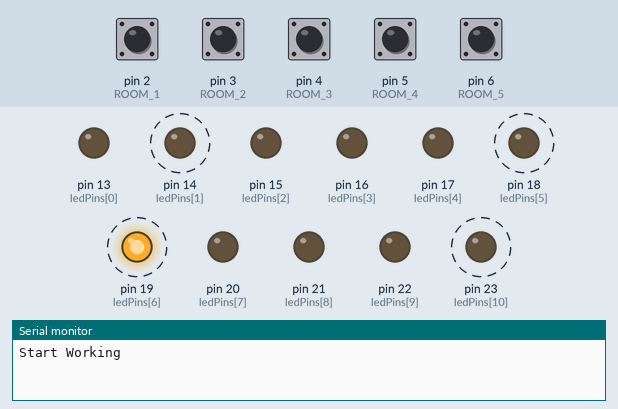
This sketch was run on a simulated Arduino Leonardo, built with avr-gcc and run on an emulated ATmega32U4. Parts: output pins drawn as LEDs (lit = HIGH), the last lines printed to the serial monitor. Dashed ring = blinking. The test bench sets the inputs (shaded band); at power-on: pin 2 (ROOM_1), pin 3 (ROOM_2), pin 4 (ROOM_3), pin 5 (ROOM_4), pin 6 (ROOM_5) HIGH.

Above: at 0.75 s.
1.3 s: pin 2 (ROOM_1) pulled LOW for 1 s
At 2.8 s:
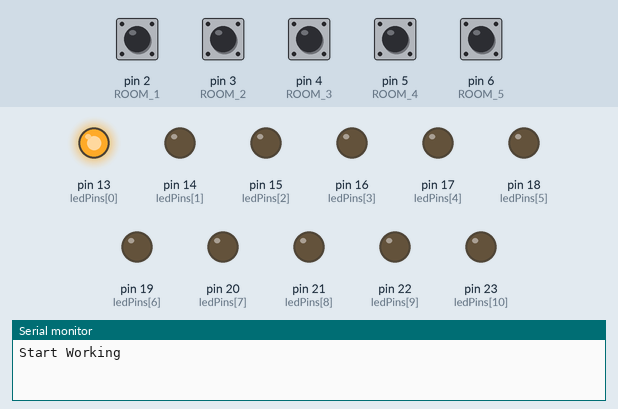
3.8 s: pin 4 (ROOM_3) pulled LOW for 0.25 s
At 4.26 s:
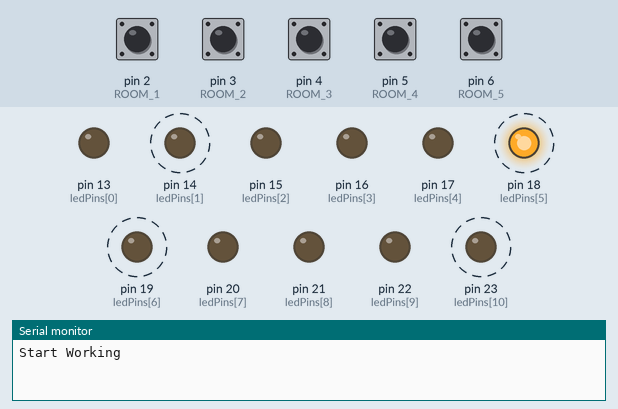
7.0 s: pin 3 (ROOM_2) pulled LOW for 0.25 s
At 8.6 s:
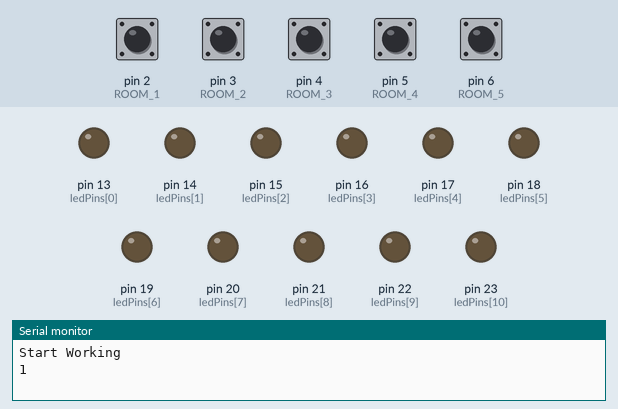
8.9 s: pin 4 (ROOM_3) pulled LOW for 1 s
At 9.06 s:
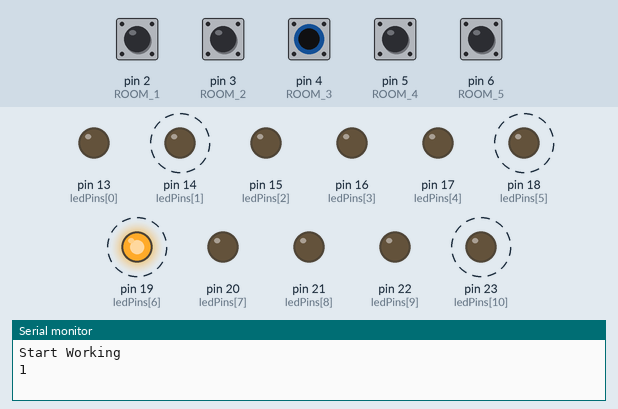
12.9 s: pin 2 (ROOM_1) pulled LOW for 0.25 s
At 14.5 s:
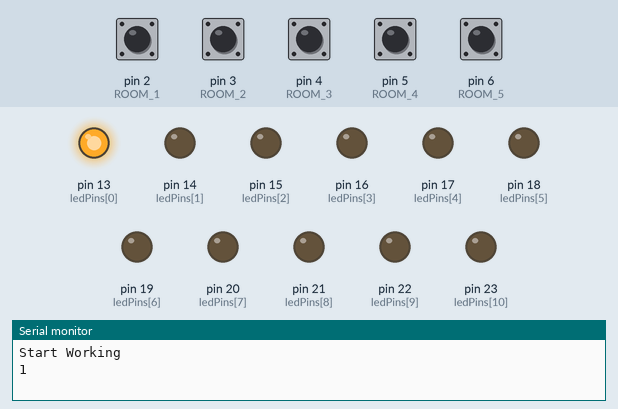
14.8 s: pin 5 (ROOM_4) pulled LOW for 0.25 s
At 15.3 s:
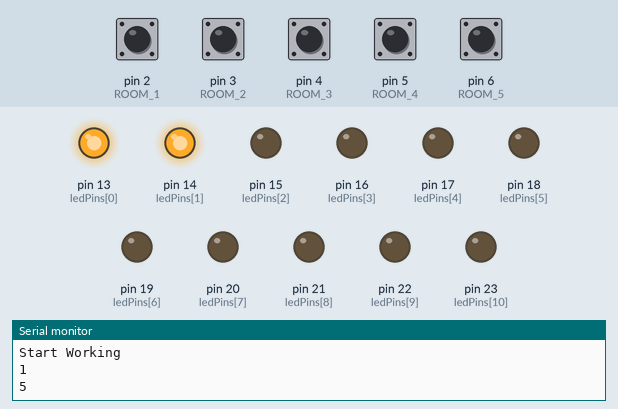
Timing chart, 0 to 17.5 s (numbered marks = the images above; inputs shaded):
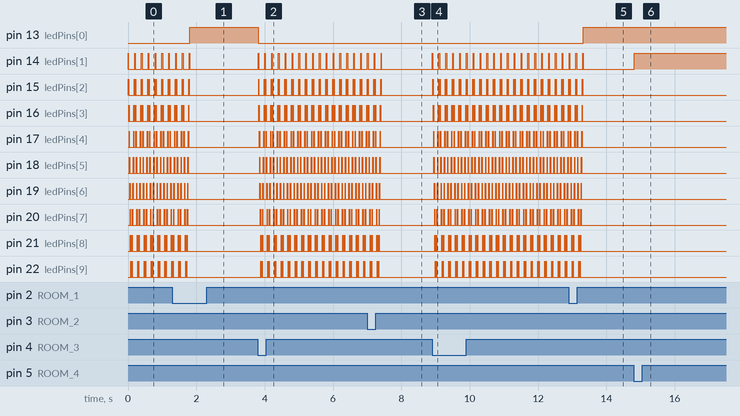

Measured:
- after the input at 1.3 s, pin 13 (ledPins[0]): LOW → HIGH after 0.50 s; pin 14 (ledPins[1]), pin 18 (ledPins[5]), pin 19 (ledPins[6]): goes on until 1.8 s, then stays LOW; pin 23 (ledPins[10]): goes on until 1.7 s, then stays LOW
- after the input at 3.8 s, pin 13 (ledPins[0]): HIGH → LOW at once; pin 14 (ledPins[1]): alternates HIGH for 0.02 s and LOW for 0.18 s, starting at once
- after the input at 7.0 s, pin 14 (ledPins[1]), pin 15 (ledPins[2]), pin 16 (ledPins[3]), pin 17 (ledPins[4]), pin 18 (ledPins[5]), pin 19 (ledPins[6]), pin 20 (ledPins[7]): goes on until 7.4 s, then stays LOW; pin 21 (ledPins[8]), pin 22 (ledPins[9]), pin 23 (ledPins[10]): goes on until 7.3 s, then stays LOW
- after the input at 8.9 s, pin 14 (ledPins[1]): alternates HIGH for 0.02 s and LOW for 0.18 s, starting at once; pin 15 (ledPins[2]): LOW → HIGH at once, then repeats every 0.20 s: LOW 0.16 s, HIGH 0.01 s, LOW 0.02 s, HIGH 0.01 s
- after the input at 12.9 s, pin 13 (ledPins[0]): LOW → HIGH after 0.42 s; pin 14 (ledPins[1]): goes on until 13.3 s, then stays LOW
- after the input at 14.8 s, pin 14 (ledPins[1]): LOW → HIGH at once
- by itself, pin 14 (ledPins[1]), pin 23 (ledPins[10]): alternates HIGH for 0.02 s and LOW for 0.18 s
- by itself, pin 15 (ledPins[2]): repeats every 0.20 s: LOW 0.02 s, HIGH 0.01 s, LOW 0.16 s, HIGH 0.01 s, until it stays LOW from 1.8 s

The sketch:

AutoMouse.ino
```cpp
#include <Bounce.h>
#include "Keyboard.h"
int ledPins[] = {13, 14, 15, 16, 17, 18, 19, 20, 21, 22, 23};
int pinCount = 11;
int ROOM_STATE = 0;
int timer = 0;
int led = 0;
Bounce ROOM_1 = Bounce(2, 10);
Bounce ROOM_2 = Bounce(3, 10);
Bounce ROOM_3 = Bounce(4, 10);
Bounce ROOM_4 = Bounce(5, 10);
Bounce ROOM_5 = Bounce(6, 10);
unsigned long previousmicros = 0;


void setup() {
  Serial.begin(9600);
  Serial.println("Start Working");
  Mouse.screenSize(1920, 1080);
  pinMode(2, INPUT_PULLUP);
  pinMode(3, INPUT_PULLUP);
  pinMode(4, INPUT_PULLUP);
  pinMode(5, INPUT_PULLUP);
  pinMode(6, INPUT_PULLUP);
  for (int thisPin = 0; thisPin < pinCount; thisPin++) {
    pinMode(ledPins[thisPin], OUTPUT);
  }
}

int i = 1;

void loop() {
  unsigned long currentmicros = millis();
  ROOM_1.update();
  ROOM_2.update();
  ROOM_3.update();
  ROOM_4.update();
  ROOM_5.update();

  if (ROOM_STATE == 0) {//START
    State0();
  }
  if (ROOM_STATE == 1) {//READY
    State1();
  }
  if (ROOM_STATE == 5) {//ROOM_GREEN 5/6 ห้อง
    State5();
  }

  //---------------------------------------------------------------------------------//

  if (ROOM_1.fallingEdge()) {
    ROOM_STATE = 1;
  }
  if (ROOM_2.fallingEdge()) { //GREEN 5/6
    previousmicros = currentmicros;

//    Mouse.moveTo(255, 994);
//    Mouse.click();
//    //      Mouse.click();
//    delay(1);
    Mouse.moveTo(253, 198);
    Mouse.click();
    //      Mouse.click();
    delay(1);
    Mouse.moveTo(702, 198);
    Mouse.click();
    //      Mouse.click();
    delay(1);
    Mouse.moveTo(1147, 198);
    Mouse.click();
    //      Mouse.click();
    delay(1);
    Mouse.moveTo(1595, 198);
    Mouse.click();
    //      Mouse.click();
    delay(1);
    Mouse.moveTo(258, 473);
    Mouse.click();
    //      Mouse.click();
    delay(1);
//    Mouse.moveTo(156, 994);
//    Mouse.click();
//    //      Mouse.click();
    Serial.println(i);
    i++;

    ROOM_STATE = 5;
    timer = 0;
    led = 0;
    for (int thisPin = pinCount - 1; thisPin >= 0; thisPin--) {
      digitalWrite(ledPins[thisPin], LOW);
    }
  }
  if (ROOM_3.fallingEdge()) {
    ROOM_STATE = 0;
    digitalWrite(ledPins[0], LOW);
  }
  if (ROOM_4.fallingEdge()) {
    timer = timer + 5;
    led = led + 1;
    for (int thisPin = pinCount - 1; thisPin >= 0; thisPin--) {
      digitalWrite(ledPins[thisPin], LOW);
    }
    if (led >= 0 && led <= 10 && timer >= 5 ) {
      digitalWrite(ledPins[led], HIGH);
    }
    else if (led == 11) {
      digitalWrite(ledPins[1], HIGH);
      led = 1;
    }
    Serial.println(timer);
  }
  if (ROOM_5.fallingEdge()) {
    timer = timer - 5;
    led = led - 1;
    for (int thisPin = pinCount - 1; thisPin >= 0; thisPin--) {
      digitalWrite(ledPins[thisPin], LOW);
    }
    if (led >= 1 && led <= 10 && timer >= 5 ) {
      digitalWrite(ledPins[led], HIGH);
    }
    else if (led == 0 && timer >= 5) {
      digitalWrite(ledPins[10], HIGH);
      led = 10;
    }
    Serial.println(timer);
  }
}

void State0() {
  for (int thisPin = 1; thisPin < pinCount; thisPin++) {
    digitalWrite(ledPins[thisPin], HIGH);
    delay(10);
    digitalWrite(ledPins[thisPin], LOW);
  }
  for (int thisPin = pinCount - 1; thisPin >= 1; thisPin--) {
    digitalWrite(ledPins[thisPin], HIGH);
    delay(10);
    digitalWrite(ledPins[thisPin], LOW);
  }
}

void State1() {
  digitalWrite(ledPins[0], HIGH);
}

void State5() {
  unsigned long currentmicros = millis();
  if (currentmicros - previousmicros == 300000 - timer) {
    previousmicros += 300000;

    Serial.println(i);

//    Mouse.moveTo(255, 994);
//    Mouse.click();
//    //      Mouse.click();
//    delay(1);
    Mouse.moveTo(253, 198);
    Mouse.click();
    //      Mouse.click();
    delay(1);
    Mouse.moveTo(702, 198);
    Mouse.click();
    //      Mouse.click();
    delay(1);
    Mouse.moveTo(1147, 198);
    Mouse.click();
    //      Mouse.click();
    delay(1);
    Mouse.moveTo(1595, 198);
    Mouse.click();
    //      Mouse.click();
    delay(1);
    Mouse.moveTo(258, 473);
    Mouse.click();
    //      Mouse.click();
    delay(1);
//    Mouse.moveTo(156, 994);
//    Mouse.click();
//    //      Mouse.click();
//    delay(1);

    i++;


    timer = 0;
    led = 0;
    for (int thisPin = pinCount - 1; thisPin >= 0; thisPin--) {
      digitalWrite(ledPins[thisPin], LOW);
    }
  }
}
```
